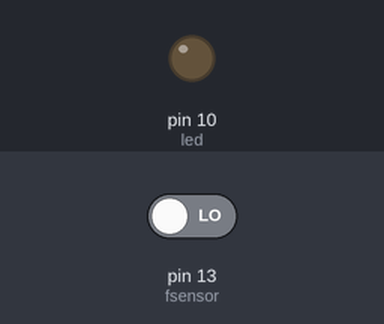
Bench run of a sketch on a simulated Arduino Uno, built with avr-gcc and run on an emulated ATmega328P. Shown: output pins drawn as LEDs (lit = HIGH). The test bench sets the inputs (shaded band); at power-on: pin 13 (fsensor) LOW.

Above: at 1.2 s.
1.3 s: pin 13 (fsensor) driven HIGH
At 2.4 s:
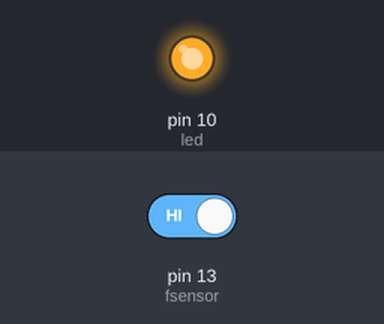
2.8 s: pin 13 (fsensor) driven LOW
At 3.5 s:
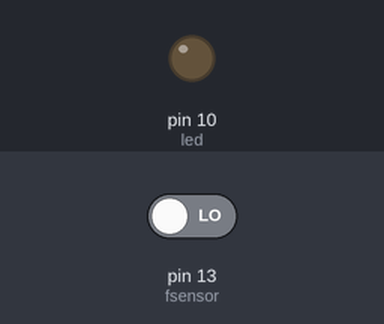
Timing chart, 0 to 5.8 s (numbered marks = the images above; inputs shaded):
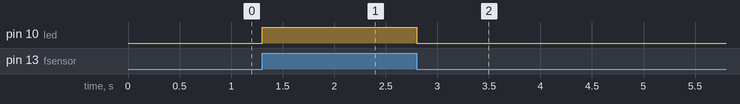

The sketch:

flame_sensor.ino
```cpp
#define fsensor 13
int led = 10;

void setup() {
  // put your setup code here, to run once:
  pinMode(fsensor, INPUT);
  pinMode(led, OUTPUT);
}

void loop() {

  if (digitalRead(fsensor) ==1)
      digitalWrite(led, HIGH);
  else
      digitalWrite(led, LOW);
}
```

Measured:
- after the input at 1.3 s, pin 10 (led): LOW → HIGH at once
- after the input at 2.8 s, pin 10 (led): HIGH → LOW at once
